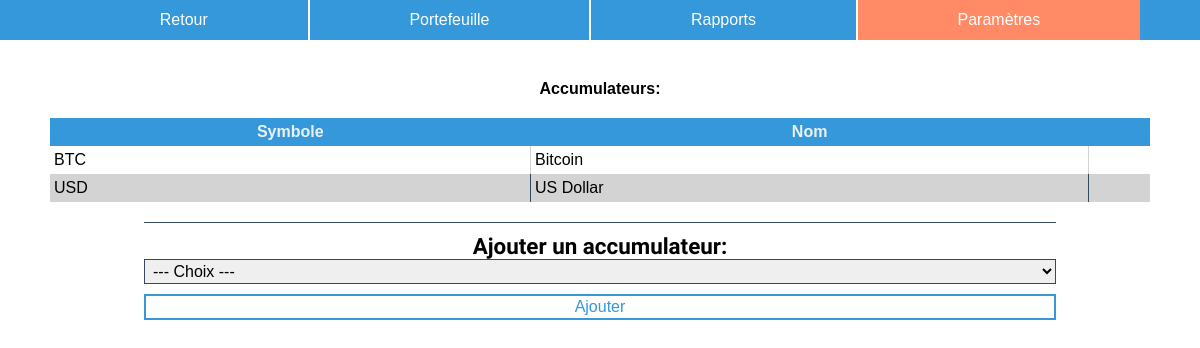
Screenshot of /smartfolio/bo/port_settings.php?port=1 (signed in) with the database file from the repository.
### tables this page shows
CREATE TABLE `currency` (
  `curr_id` int(8) NOT NULL,
  `curr_name` varchar(255) NOT NULL,
  `curr_symbol` varchar(50) NOT NULL
);

### smartfolio/bo/assets/php/portfolio.class.php (called while the page is built, shortened)
<?php
class Portfolio
{
    public $infos;
    function __construct($id)
    {
        $infos = App::$db->prepare("SELECT * FROM portfolio WHERE port_id = :id");
        $infos->execute(array(
            "id" => $id
        ));
        if ($infos->rowCount() == 0) {
            throw new \Exception("introuvable", 1);
        } else {
            $infos = $infos->fetch(PDO::FETCH_ASSOC);
            $this->infos = array(
                "id"     => $infos['port_id'],
                "status" => $infos['port_status']
            );
            $this->customer = new Customer($infos['port_cust_id']);
            $this->agent    = new Agent($infos['port_agent_id']);
        }
    }
    public function GetAccumulators()
    {
        $accumulators = array_filter(Investment::GetInvestments($this->infos['id']), function($inv) {
            return $inv->type == 'accumulator';
        });
        return $accumulators;
    }
}
?>

### smartfolio/bo/assets/php/customer.class.php (called while the page is built, shortened)
<?php
class Customer
{
    function __construct($id)
    {
        $infos = App::$db->prepare("SELECT * FROM customer WHERE cust_id = :id");
        $infos->execute(array(
            "id" => $id
        ));
        if ($infos->rowCount() == 0) {
            throw new \Exception("introuvable", 1);
        } else {
            $infos = $infos->fetch(PDO::FETCH_ASSOC);
        }
    }
}
?>

### smartfolio/bo/assets/php/agent.class.php (called while the page is built, shortened)
<?php
class Agent
{
    function __construct($id)
    {
        $infos = App::$db->prepare("SELECT * FROM user WHERE user_id = :id");
        $infos->execute(array(
            "id" => $id
        ));
        if ($infos->rowCount() == 0) {
            throw new \Exception("introuvable", 1);
        } else {
            $infos = $infos->fetch(PDO::FETCH_ASSOC);
        }
    }
}
?>

### smartfolio/bo/assets/php/investment.class.php (called while the page is built, shortened)
<?php
class Investment
{
    private static $investments = [];
    private function __construct(int $portfolio, int $currency, string $type)
    {
        try {
            $this->portfolio = new Portfolio($portfolio);
            $this->currency  = new Currency($currency);
            $this->type = $type;
        } catch (\Exception $e) {
            App::Respond('Investissements', 'Monnaies [' . $currency . '] - ' . $e->getMessage());
        }
    }
    static public function GetInvestments(int $portfolio_id)
    {
        if (empty(self::$investments)) {
            $empty_accumulators = App::$db->prepare(
                'SELECT
                acc_curr_id AS investment_currency,
                "accumulator" AS investment_type
                FROM port_accumulator
                WHERE
                acc_port_id = :port_id
                AND (acc_curr_id, acc_curr_id, acc_curr_id) NOT IN
                (
                    SELECT
                    pair.pair_curr_a, pair.pair_curr_b, currency.curr_id
                    FROM transaction
                    LEFT JOIN currency
                    ON transaction.tx_transfer_curr_id = currency.curr_id
                    LEFT JOIN pair
                    ON transaction.tx_pair_id = pair.pair_id
                    WHERE tx_port_id = :port_id
                )'
            );
            $empty_accumulators->execute([
                'port_id' => $portfolio_id
            ]);
            $inv_list = App::$db->prepare(
                'SELECT
                IF(port_accumulator.acc_id IS NULL, "investment", "accumulator") AS investment_type,
                COALESCE(IF(transaction.tx_type = "buy", pair.pair_curr_a, IF(transaction.tx_type = "sell", pair.pair_curr_b, NULL)), currency.curr_id) AS investment_currency
                FROM transaction
                LEFT JOIN currency
                ON transaction.tx_transfer_curr_id = currency.curr_id
                LEFT JOIN pair
                ON transaction.tx_pair_id = pair.pair_id
                LEFT JOIN port_accumulator
                ON port_accumulator.acc_port_id = :port_id
                AND port_accumulator.acc_curr_id = COALESCE(IF(transaction.tx_type = "buy", pair.pair_curr_a, IF(transaction.tx_type = "sell", pair.pair_curr_b, NULL)), currency.curr_id)
                WHERE tx_port_id = :port_id
                GROUP BY investment_currency
                ORDER BY investment_type = "accumulator"'
            );
            $inv_list->execute([
                'port_id' => $portfolio_id
            ]);
            foreach (array_merge($inv_list->fetchAll(PDO::FETCH_ASSOC), $empty_accumulators->fetchAll(PDO::FETCH_ASSOC)) as $inv) {
                try {
                    $inv = new self($portfolio_id, $inv['investment_currency'], $inv['investment_type']);
                    self::$investments[] = $inv;
                } catch (\Exception $e) {
                    App::Respond('Investissements', $e->getMessage());
                }
            }
        }
        return self::$investments;
    }
}
?>

### smartfolio/bo/assets/php/currency.class.php (called while the page is built, shortened)
<?php
class Currency
{
    function __construct($id)
    {
        $infos = App::$db->prepare("SELECT * FROM currency WHERE curr_id = :id");
        $infos->execute(array(
            "id" => $id
        ));
        if ($infos->rowCount() == 0) {
            throw new \Exception("introuvable", 1);
        } else {
            $infos = $infos->fetch(PDO::FETCH_ASSOC);
            $this->infos = array(
                "id"     => $infos['curr_id'],
                "name"   => $infos['curr_name'],
                "symbol" => $infos['curr_symbol']
            );
        }
    }
}
?>

### smartfolio/bo/port_settings.php (the view, shortened to what this page needs)
<?php
try {
    $portfolio = new Portfolio($_GET['port']);
} catch (\Exception $e) {
    App::Respond('Portefeuille', $e->getMessage(), true);
}
?>
<!DOCTYPE html>
<html lang="en">
<head>
    <?php include 'assets/inc/head.php'; ?>
</head>
<body>
    <?php
    include 'assets/inc/header_portfolio.php';
    ?>
    <main id="main">
        <?php
        if (isset($_GET['add_tx'])) {
            ?>
            <form class="form_new first_tx" action="port_settings.php?port=<?php echo $portfolio->infos['id']; ?>&add_tx" method="post">
                <h3>Ajouter une transaction</h3>
                <label for="tx_type">Type de transaction:</label>
                <select name="tx_type">
                    <option hidden>--- Choix ---</option>
                    <option value="deposit" <?php echo ($_POST['tx_type'] ?? '') == 'deposit' ? 'selected' : ''; ?>>Dépôt</option>
                    <option value="buy" <?php echo ($_POST['tx_type'] ?? '') == 'buy' ? 'selected' : ''; ?>>Achat</option>
                </select>
                <label for="tx_amount">Montant</label>
                <div class="input_prefix" id="tx_amount">
                    <div class="prefix"><i class="fab fa-bitcoin"></i><span></span></div>
                    <input type="number" name="tx_amount" value="<?php echo $_POST['tx_amount'] ?? "0"; ?>" min="0" step='0.000000000000000001'>
                </div>
                <div class="tx_type_block <?php echo ($_POST['tx_type'] ?? '') == 'deposit' ? 'selected' : ''; ?>" id="deposit">
                    <label for="tx_transfer_curr_id">Monnaie:</label>
                    <input type="text" name="tx_transfer_curr_id" value="<?php echo $_POST['tx_transfer_curr_id'] ?? ''; ?>" list="tx_curr_list">
                    <datalist id="tx_curr_list">
                        <?php
                        foreach (Currency::FullList() as $currency) {
                            echo '<option>[' . $currency->infos['symbol'] . '] ' . $currency->infos['name'] . '</option>';
                        }
                        ?>
                    </datalist>
                    <label for="tx_transfer_exchange_id_to">Exchange:</label>
                    <input type="text" name="tx_transfer_exchange_id_to" value="<?php echo $_POST['tx_transfer_exchange_id_to'] ?? ''; ?>" list="tx_tf_to_list">
                    <datalist id="tx_tf_to_list">
                        <?php
                        foreach (Exchange::FullList() as $exchange) {
                            echo '<option>' . $exchange->infos['name'] . '</option>';
                        }
                        ?>
                    </datalist>
                </div>
                <div class="tx_type_block <?php echo ($_POST['tx_type'] ?? '') == 'buy' ? 'selected' : ''; ?>" id="buy">
                    <label for="tx_price">Prix:</label>
                    <div class="input_prefix" id="tx_price">
                        <div class="prefix"><i class="fas fa-dollar-sign"></i><span></span></div>
                        <input type="number" name="tx_price" value="<?php echo $_POST['tx_price'] ?? "0"; ?>" min="0" step='0.000000000000000001'>
                    </div>
                    <label for="tx_pair_id">Paire:</label>
                    <input type="text" name="tx_pair_id" value="<?php echo $_POST['tx_pair_id'] ?? ''; ?>" list="tx_pair_list">
                    <datalist id="tx_pair_list">
                        <?php
                        foreach (Pair::FullList() as $pair) {
                            echo '<option>' . $pair->symbol . '</option>';
                        }
                        ?>
                    </datalist>
                    <label for="tx_fee_amount">Montant des frais:</label>
                    <input type="number" name="tx_fee_amount" value="<?php echo $_POST['tx_fee_amount'] ?? "0"; ?>" min="0" step='0.000000000000000001'>
                    <label for="tx_fee_type">Type de frais:</label>
                    <select name="tx_fee_type">
                        <option hidden>--- Choix ---</option>
                        <option value="fixed_currency">[Monnaie]</option>
                        <option value="fixed_index">[Index]</option>
                        <option value="percent_currency">%Monnaie</option>
                        <option value="percent_index">%Index</option>
                    </select>
                </div>
                <label for="tx_date">Date:</label>
                <input type="date" name="tx_date" value="<?php echo $_POST['tx_date'] ?? (new DateTime())->format('Y-m-d'); ?>" max="<?php echo (new DateTime())->format('Y-m-d'); ?>">
                <label for="tx_hour">Heure:</label>
                <input type="time" name="tx_hour" value="<?php echo $_POST['tx_hour'] ?? (new DateTime())->format('H:i'); ?>">
                <input type="hidden" name="token" value="<?php echo $_SESSION['user']['session_token']; ?>">
                <input type="submit" name="new_tx" value="Nouvel investissement" <?php echo isset($_POST['tx_type']) ? '' : 'disabled'; ?>>
            </form>
            <?php
        } else {
            ?>
            <h3>Accumulateurs:</h3>
            <table class="table_list">
                <tr>
                    <th>Symbole</th>
                    <th>Nom</th>
                    <th></th>
                </tr>
                <?php
                foreach ($portfolio->GetAccumulators() as $accumulator) {
                    echo '<tr>';
                    echo '<td>' . $accumulator->currency->infos['symbol'] . '</td>';
                    echo '<td>' . $accumulator->currency->infos['name'] . '</td>';
                    echo '<td><a href="port_settings.php?port=' . $portfolio->infos['id'] . '&del_acc=' . $accumulator->currency->infos['id'] . '&token=' . $_SESSION['user']['session_token'] . '"><i class="far fa-trash-alt"></i></a></td>';
                    echo '</tr>';
                }
                ?>
            </table>
            <form class="form_new" action="port_settings.php?port=<?php echo $portfolio->infos['id']; ?>" method="post">
                <h3><i class="fab fa-btc fa-1x"></i> Ajouter un accumulateur:</h3>
                <select name="acc_curr_id" required>
                    <option disabled hidden selected>--- Choix ---</option>
                </select>
                <input type="submit" name="new_acc" value="Ajouter">
            </form>
            <?php
        }
        ?>
    </main>
</body>
</html>

### rows the page displays
currency: curr_symbol "BTC", curr_name "Bitcoin"
currency: curr_symbol "USD", curr_name "US Dollar"
